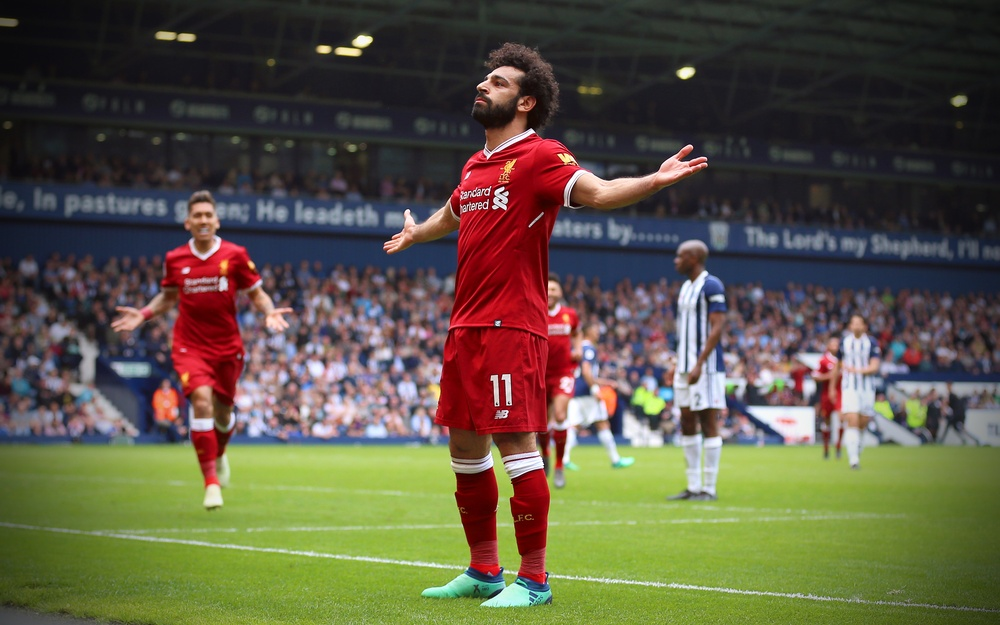
#> input picture images/salah.jpg, 1000 x 625 px, shrunk from 3840 x 2400 before the run
$ jupyter execute 10BinaryThresholding.ipynb
#> lines starting #> are read from the running program, lines starting #| are printed output that depends on the picture; after the words box and inside, x2 and y2 are one past the last pixel; in counts of white or black regions, pixels touching at a corner belong together
[cell 1]
import cv2
import matplotlib.pyplot as plt
import os
import numpy as np
image_path = os.path.join("../images", "salah.jpg")
image = cv2.imread(image_path)
#> image is the input picture: shape (625, 1000, 3); mean B, G, R 67.8, 86.5, 92.2

# function to display the image
def show_image(title,img,cmap=None):
    plt.figure(figsize=(6,6))
    plt.imshow(img,cmap=cmap)
    plt.title(title)
    plt.axis("off")
    plt.show()

show_image("Original image (BGR)",image)

[cell 2]
image_rgb = cv2.cvtColor(image, cv2.COLOR_BGR2RGB)
show_image('Original Image(rgb)', image_rgb)
gray_image = cv2.cvtColor(image, cv2.COLOR_BGR2GRAY)
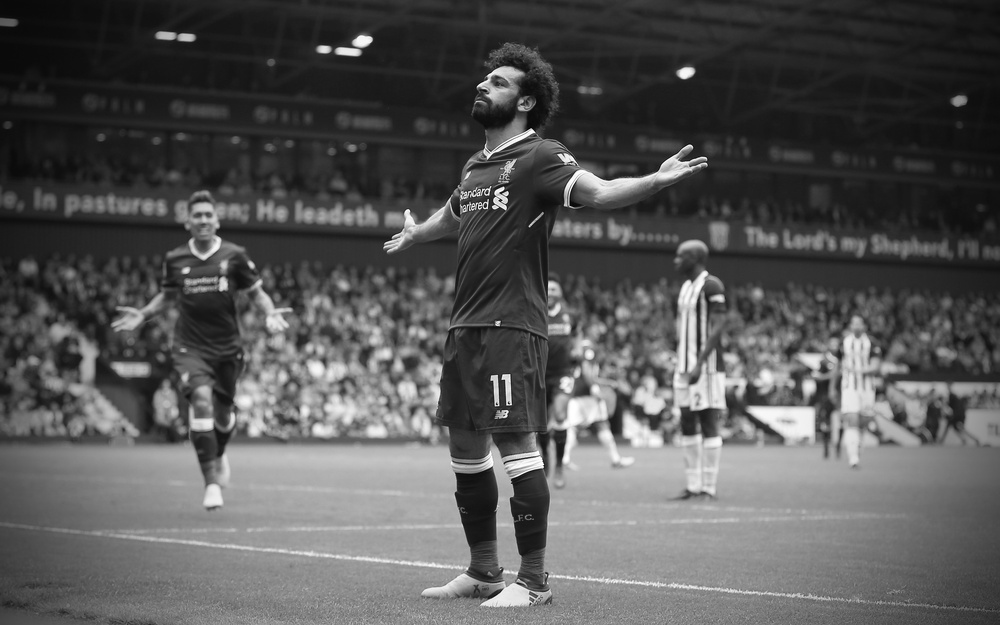
#> gray_image: shape (625, 1000); min 4, max 255, mean 86
_, binary_threshold = cv2.threshold(gray_image, 127, 255,cv2.THRESH_BINARY)
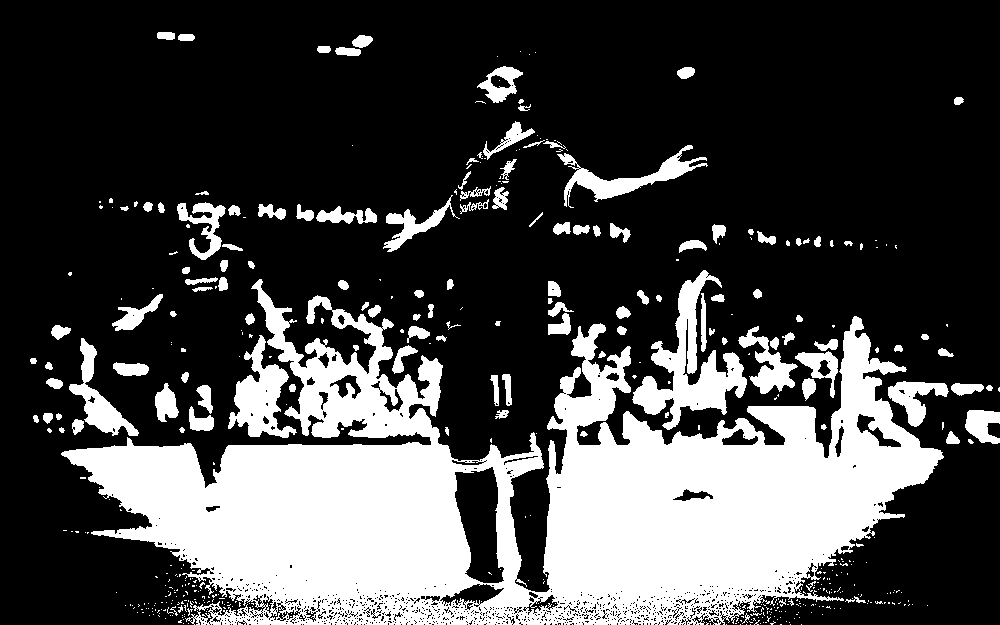
#> binary_threshold: shape (625, 1000); 27.6% white; 484 white regions (355 under 20 px), largest, box (x1, y1, x2, y2) and area: (61, 279, 944, 625) 137445, (632, 270, 747, 430) 6126, (228, 335, 297, 438) 3107
show_image('Binary Threshold Image', binary_threshold,cmap="gray")

$ run again, with images/AI-01.jpeg copied over images/salah.jpg
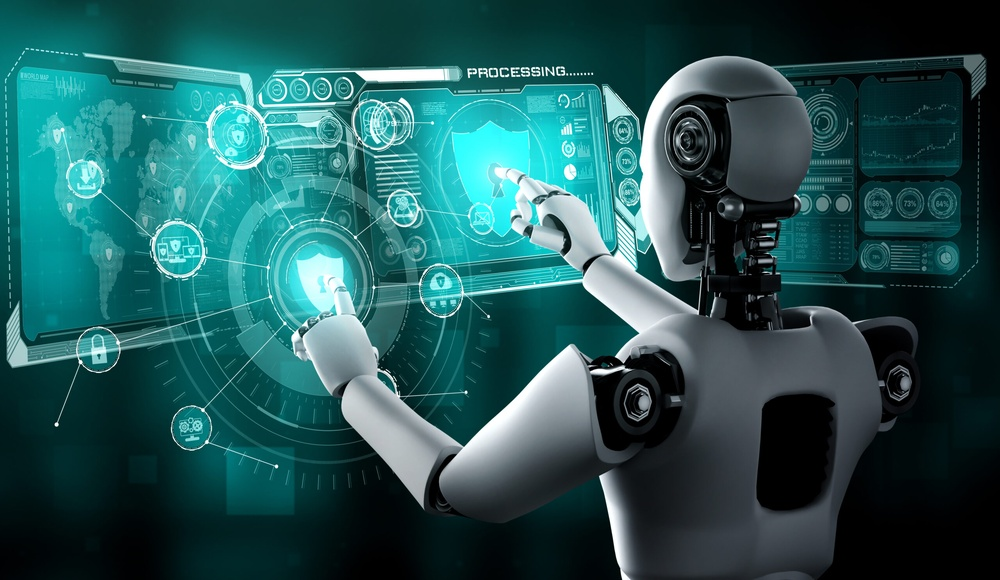
#> input picture images/AI-01.jpeg, 1000 x 580 px, shrunk from 2560 x 1486 before the run
#> image is the input picture: shape (580, 1000, 3); mean B, G, R 87, 85.7, 35.5
#> `gray_image = cv2.cvtColor(image, cv2.COLOR_BGR2GRAY)`:
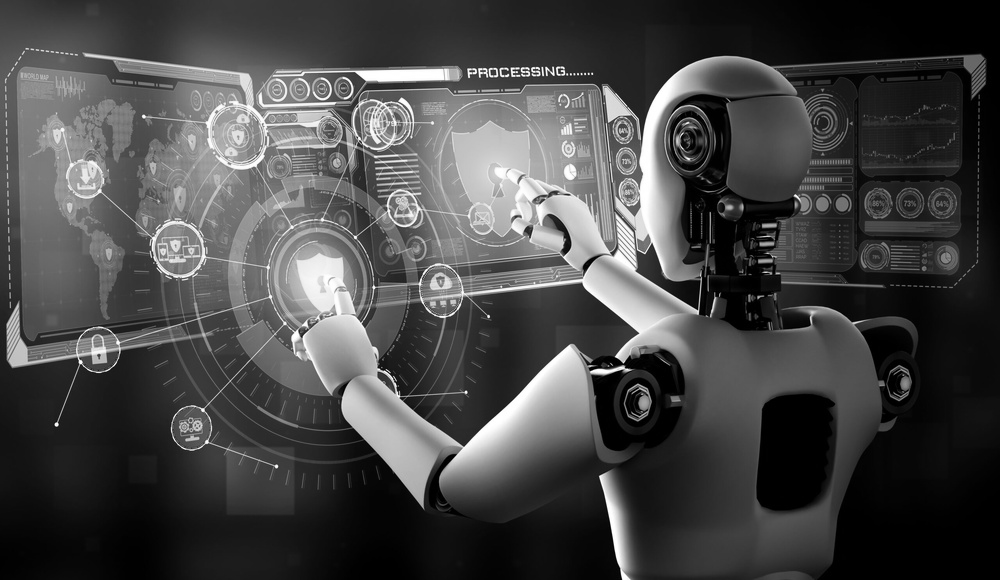
#> gray_image: shape (580, 1000); min 0, max 255, mean 70.8
#> `_, binary_threshold = cv2.threshold(gray_image, 127, 255,cv2.THRESH_BI..`:
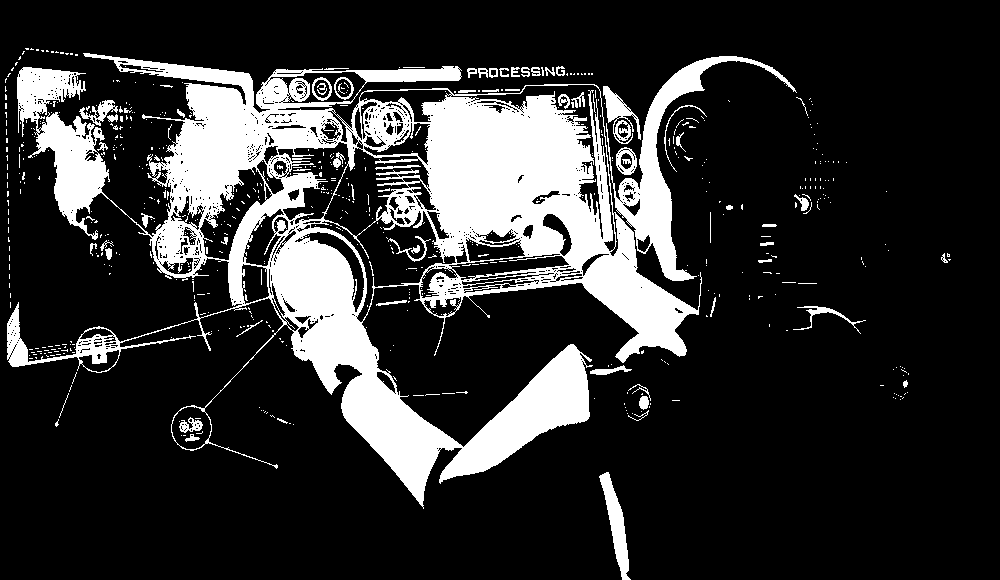
#> binary_threshold: shape (580, 1000); 19.1% white; 644 white regions (574 under 20 px), largest, box (x1, y1, x2, y2) and area: (7, 53, 702, 509) 95604, (606, 56, 797, 281) 6546, (599, 472, 631, 580) 1278

$ run again, with images/AI-02.jpeg copied over images/salah.jpg
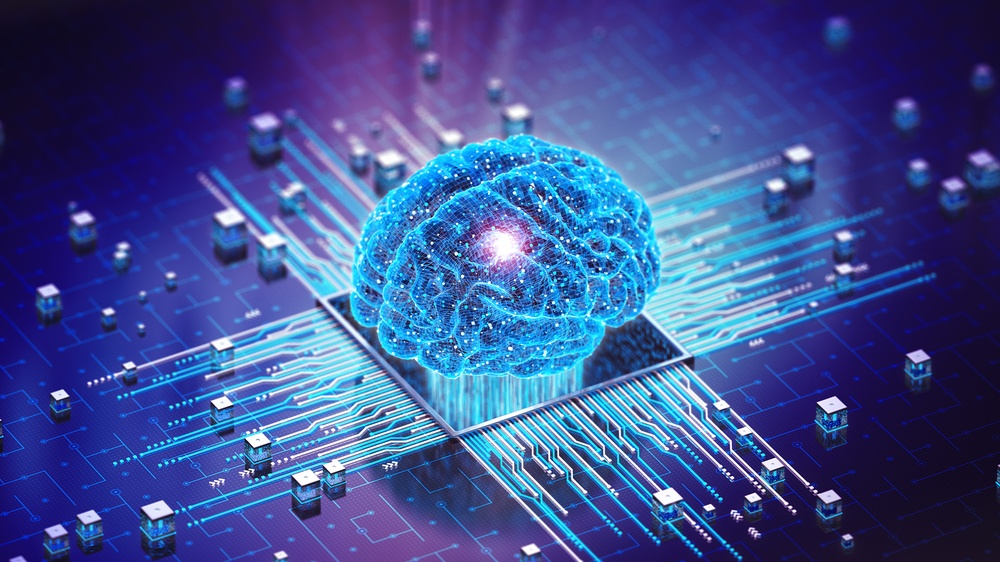
#> input picture images/AI-02.jpeg, 1000 x 562 px, shrunk from 1920 x 1080 before the run
#> image is the input picture: shape (562, 1000, 3); mean B, G, R 144.3, 78.7, 61.5
#> `gray_image = cv2.cvtColor(image, cv2.COLOR_BGR2GRAY)`:
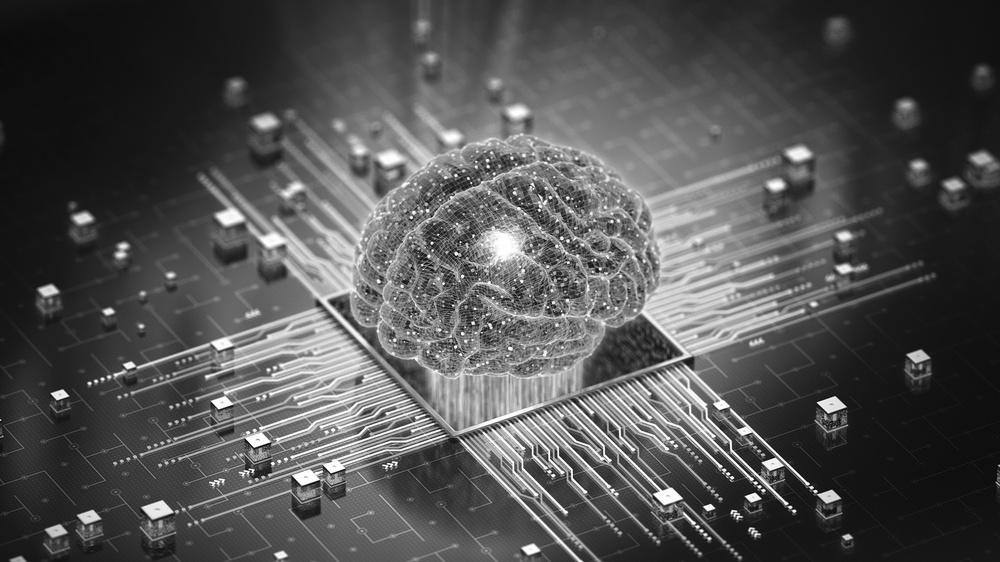
#> gray_image: shape (562, 1000); min 2, max 255, mean 81
#> `_, binary_threshold = cv2.threshold(gray_image, 127, 255,cv2.THRESH_BI..`:
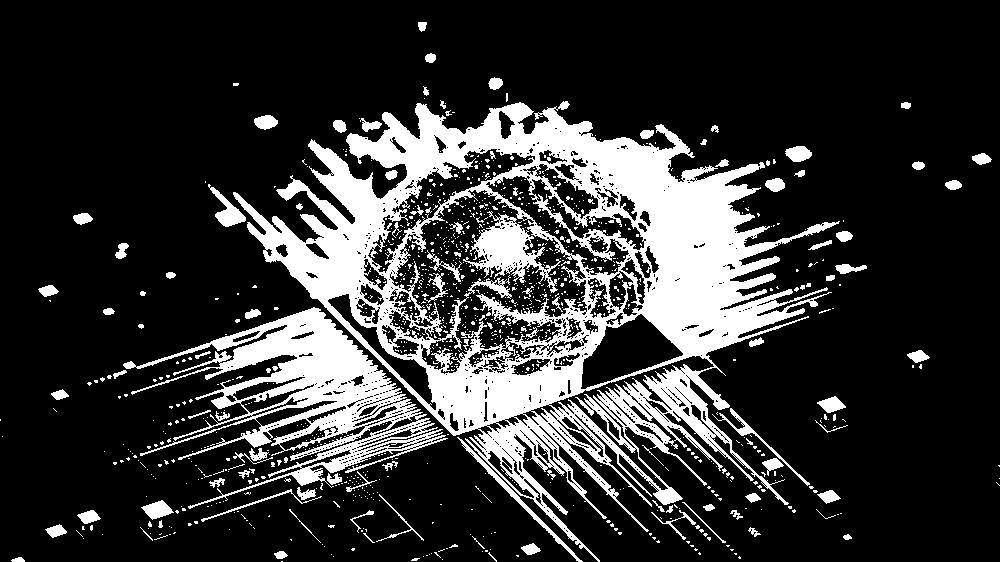
#> binary_threshold: shape (562, 1000); 20.3% white; 1107 white regions (1003 under 20 px), largest, box (x1, y1, x2, y2) and area: (233, 101, 840, 562) 79387, (123, 307, 448, 509) 17781, (463, 211, 561, 293) 2777
